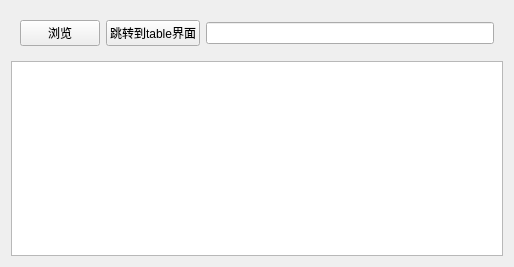
<?xml version="1.0" encoding="UTF-8"?>
<ui version="4.0">
 <class>Widget</class>
 <widget class="QWidget" name="Widget">
  <property name="geometry">
   <rect>
    <x>0</x>
    <y>0</y>
    <width>514</width>
    <height>267</height>
   </rect>
  </property>
  <property name="windowTitle">
   <string>Widget</string>
  </property>
  <layout class="QVBoxLayout" name="verticalLayout_3">
   <item>
    <widget class="QWidget" name="widget" native="true">
     <layout class="QHBoxLayout" name="horizontalLayout">
      <item>
       <layout class="QHBoxLayout" name="horizontalLayout_2">
        <item>
         <widget class="QPushButton" name="pushButton">
          <property name="text">
           <string>浏览</string>
          </property>
         </widget>
        </item>
        <item>
         <widget class="QPushButton" name="pushButton_2">
          <property name="text">
           <string>跳转到table界面</string>
          </property>
         </widget>
        </item>
        <item>
         <widget class="QLineEdit" name="lineEdit"/>
        </item>
       </layout>
      </item>
     </layout>
    </widget>
   </item>
   <item>
    <widget class="QPlainTextEdit" name="plainTextEdit"/>
   </item>
  </layout>
 </widget>
 <resources/>
 <connections/>
</ui>
